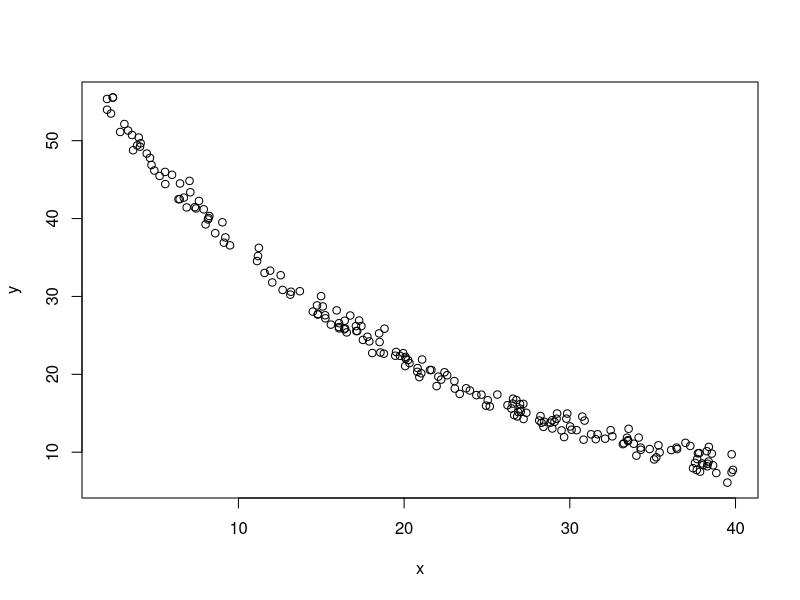

Write the R code that produced this figure.
# ALEXANDRE GANDINI
# questao 2, lista 2, Computacional PPGEST-UFRGS 2020.

##################
# NEWTON-RAPHSON NORMAL - APLICACAO REGRESSAO NAO LINEAR:
##################

# limpa variaveis na memoria:
rm(list=ls())
par(mfrow=c(1,1)) # limpa layout

# gera dados simulados:
set.seed(0)
n = 200
variancia = 1
erro = rnorm(n=n, mean=0, sd=sqrt(variancia))
x = runif(n=n, min=2, max=40)
beta0 = 60
beta1 = -0.05
y = beta0 * exp(beta1 * x) + erro

# visualizando Y:
plot(x,y)

# quero encontrar b0 e b1 que minimizam a soma dos erros ao quadrado:

# chute inicial:
x0 = rbind(50,-0.06)

# maximo criterio de convergencia:
cc_max = 0.0001
cc = 10

# gradiente da f (derivadas em relacao aa b0 e aa b1)
gradiente_da_f <- function(x0,x,y)
{
  b0 = x0[1]
  b1 = x0[2]
  grad = rbind(0,0)
  
  mu = b0 * exp(b1*x)
  
  # derivadas primeiras em relacao aa b0 e aa b1
  grad[1] =  - sum( ( y - mu ) * exp(b1 * x) )
  grad[2] =  - sum( ( y - mu ) * mu * x) 

  return(grad)
}


# hessiana, derivadas segundas da f
hessiana <- function(x0,x,y)
{
  b0 = x0[1]
  b1 = x0[2]
  hess = matrix(0, nrow=length(x0), ncol=length(x0) )
  
  hess[1,1] = sum( exp(2*b1*x))
  
  hess[2,2] =  - sum( (y*x^2*b0*exp(b1*x) ) - (2*b0^2*x^2*exp(2*b1*x) ))
  hess[1,2] = hess[2,1] = - sum( (y*x*exp(b1*x)) - (2 * exp(2*b1*x) * x * b0 ) )
  
  return(hess)
}

otimizador_newton_rapson <- function(cc_max, cc, x0, x, y)
{
  conta = 0

  while((cc > cc_max) & (conta < 200))
  {

    x1 = x0 - solve( hessiana(x0,x,y) ) %*% gradiente_da_f(x0,x,y)
    
    # controle do loop:
    cc = sum((x1-x0)^2)
    x0 = x1
    conta = conta + 1
    print(paste('iteracao:', conta))
    print(paste('x0:', x0))
  }
  
  return(x0)
}

resposta = otimizador_newton_rapson(cc_max, cc, x0, x, y)
print('Parametros obtidos com NEWTON-RAPSON:')
print(resposta)

# conclusao: NEWTON RAPSON AQUI só funciona com chute inicial PROXIMO ao ponto verdadeiro.


################
# Agora com GAUSS - NEWTON:
################

# gera dados simulados:
set.seed(0)
n = 200
variancia = 1
erro = rnorm(n=n, mean=0, sd=sqrt(variancia))
x = runif(n=n, min=2, max=40)
beta0 = 60
beta1 = -0.05
y = beta0 * exp(beta1 * x) + erro

# quero encontrar b0 e b1 que minimizam a soma dos erros ao quadrado:

# chute inicial:
x0 = rbind(50,-0.07)

# máximo critério de convergência:
cc_max = 0.001
cc = 10

gradiente_da_f <- function(x0,x,y)
{
  b0 = x0[1]
  b1 = x0[2]
  grad = rbind(0,0)
  
  mu = b0 * exp(b1*x)

  # derivadas primeiras em relação à b0 e à b1
  grad[1] =  - sum( y - mu ) * sum(exp(b1 * x))
  grad[2] =  - sum( y - mu ) * sum(mu * x)
  return(grad)
}


hessiana_aproximada <- function(x0,x,y)
{
  b0 = x0[1]
  b1 = x0[2]
  
  grad_mu = c(0,0)
  
  # derivadas primeiras em relação à b0 e à b1
  grad_mu[1] = sum(exp(b1 * x))
  grad_mu[2] = sum(b0 * exp(b1*x) * x)
  
  # aproximacao da hessiana:
  hess = grad_mu %*% t(grad_mu)
  
  # gambiarra pra forcar os componentes [1,2] e [2,1] serem exatamente iguais pra nao dar erro na inversao da matriz:
  elemento_igual = round(hess[1,2])
  hess[1,2] = hess[2,1] = elemento_igual
  
  return(hess)
}


otimizador_gauss_newton <- function(cc_max, cc, x0, x, y)
{
  conta = 0
  
  while((cc > cc_max) & (conta < 20))
  {
    
    # x1 = x0 - solve( hessiana_aproximada(x0,x,y) ) %*% gradiente(x0,x,y)
    hess_aprox = hessiana_aproximada(x0,x,y)

    x1 = x0 - solve( hess_aprox ) %*% gradiente_da_f(x0,x,y)

    # controle do loop:
    cc = sum((x1-x0)^2)
    x0 = x1
    conta = conta + 1
    print(paste('iteracao:', conta))
    print(paste('x0:', x0))
  }
  
  return(x0)
}

resposta = otimizador_gauss_newton(cc_max, cc, x0, x, y)
print('Parametros obtidos com GAUSS-NEWTON:')
print(resposta)
